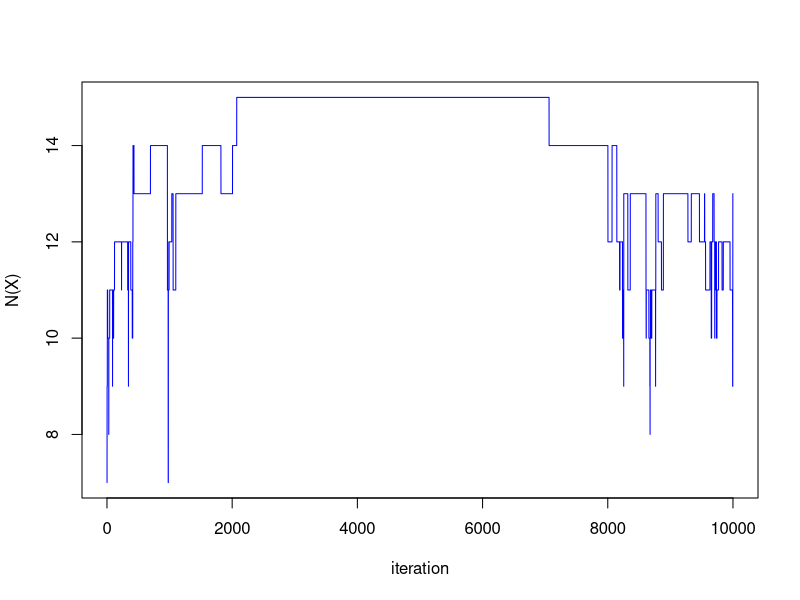
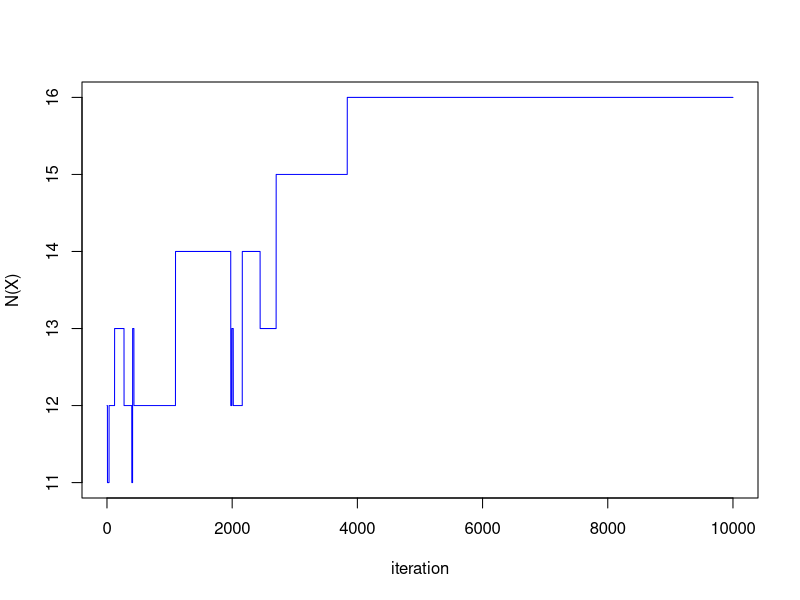
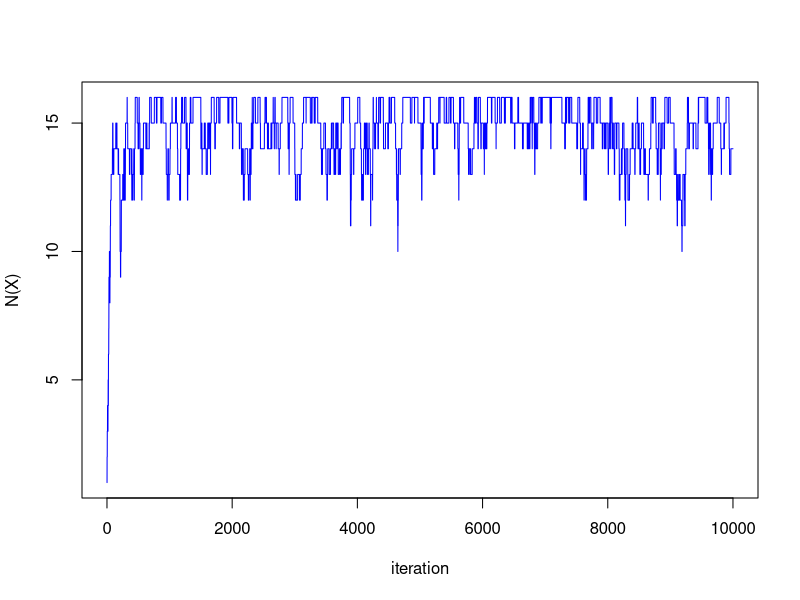
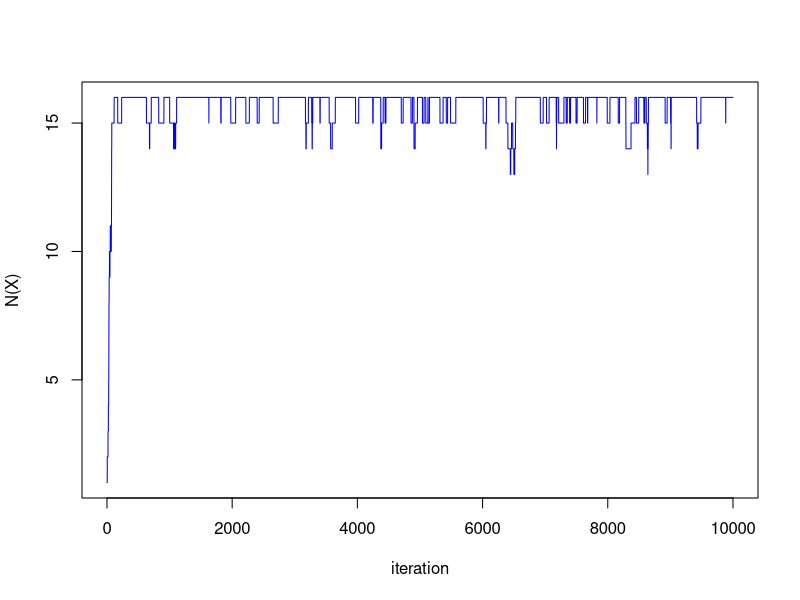

Generate these figures, in order, with R:
## * Compute neighboring matrix
M1_base <- cbind(diag(3), rep(0, 3)) + cbind(rep(0, 3), -diag(3))
M1 <- rbind(
  cbind(M1_base, matrix(0, 3, 12)),
  cbind(matrix(0, 3, 4), M1_base, matrix(0, 3, 8)),
  cbind(matrix(0, 3, 8), M1_base, matrix(0, 3, 4)),
  cbind(matrix(0, 3, 12), M1_base))
M2_base <- cbind(diag(4), -diag(4))
M2 <- rbind(
  cbind(M2_base, matrix(0, 4, 8)),
  cbind(matrix(0, 4, 4), M2_base, matrix(0, 4, 4)),
  cbind(matrix(0, 4, 8), M2_base))
M <- rbind(M1, M2)

## test
V1 <- c(1, 0, 0, 0, 0, 0, 0, 0, 0, 0, 0, 0, 0, 0, 0, 0)
print(sprintf("For example 1, D(X) = %i", sum(abs(M %*% V1))))
V2 <- c(1, 0, 0, 0, 1, 1, 0, 0, 0, 0, 0, 0, 0, 0, 0, 0)
print(sprintf("For example 2, D(X) = %i", sum(abs(M %*% V2))))

## * Metropolis-Hastings algorithm
MH_all_at_once <- function(true_dens, prop_func,
                           X_init, sample_size, lambda) {
  X <- X_init
  samples <- matrix(NA, sample_size, length(X_init))
  for (i in 1:sample_size) {
    X_new <- prop_func(X)
    alpha <- min(1, true_dens(X_new, lambda) / true_dens(X, lambda))
    U <- runif(1)
    if (U < alpha) {
      samples[i, ] <- X_new
      X <- X_new
    } else {
      samples[i, ] <- X
    }
  }
  return(samples)
}

## * MH1
true_dens <- function(V, lambda) {
  N_X <- sum(V)
  D_X <- sum(abs(M %*% V))
  0.8^N_X * 0.2^(16 - N_X) * exp(-lambda * D_X)
}

prop_func1 <- function(X) {
  rbinom(16, 1, 0.5)
}

V <- V1
sample_size <- 10000
samples <- MH_all_at_once(true_dens, prop_func1, V, sample_size, 0.5)
plot(1:sample_size, apply(samples, 1, sum), type="l", col="blue", xlab="iteration", ylab="N(X)")

samples <- MH_all_at_once(true_dens, prop_func1, V, sample_size, 1)
plot(1:sample_size, apply(samples, 1, sum), type="l", col="blue", xlab="iteration", ylab="N(X)")

## * MH2
prop_func2 <- function(X) {
  idx <- sample(16, 1, replace = T, prob = rep(1/16, 16))
  X[idx] <- rbinom(1, 1, 0.5)
  return(X)
}

V <- V1 
sample_size <- 10000
samples <- MH_all_at_once(true_dens, prop_func2, V, sample_size, 0.5)
plot(1:sample_size, apply(samples, 1, sum), type="l", col="blue", xlab="iteration", ylab="N(X)")

samples <- MH_all_at_once(true_dens, prop_func2, V, sample_size, 1)
plot(1:sample_size, apply(samples, 1, sum), type="l", col="blue", xlab="iteration", ylab="N(X)")
